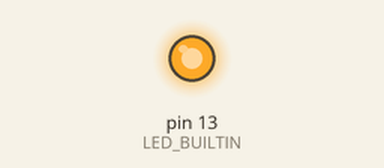
This sketch was run on a simulated Arduino Uno, built with avr-gcc and run on an emulated ATmega328P. Shown: output pins drawn as LEDs (lit = HIGH). Random numbers use the default seed unless the sketch sets one.

Above: at 0.1 s.
Timing chart, 0 to 1.6 s (numbered marks = the images above):
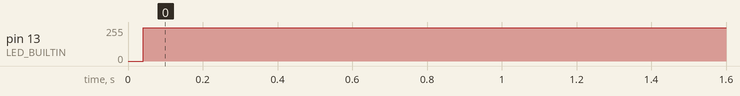

Measured:
- by itself, pin 13 (LED_BUILTIN): 0/255 → 251/255 at 0.04 s

The sketch:

LADS_Math_loop.ino
```cpp
void setup() {
  // put your setup code here, to run once:
  // initialize digital pin LED_BUILTIN as an output.
  pinMode(LED_BUILTIN, OUTPUT);
}

void loop() {
  // put your main code here, to run repeatedly:
  // Create trigger
  int randNumber1, randNumber2;
  randomSeed(0);
  noInterrupts();
  digitalWrite(LED_BUILTIN, LOW);
  digitalWrite(LED_BUILTIN, HIGH);   // Trigger with LED
  //Code goes here
  randNumber1 = random(65535);
  randNumber2 = random(65535);
  interrupts();
}
```
